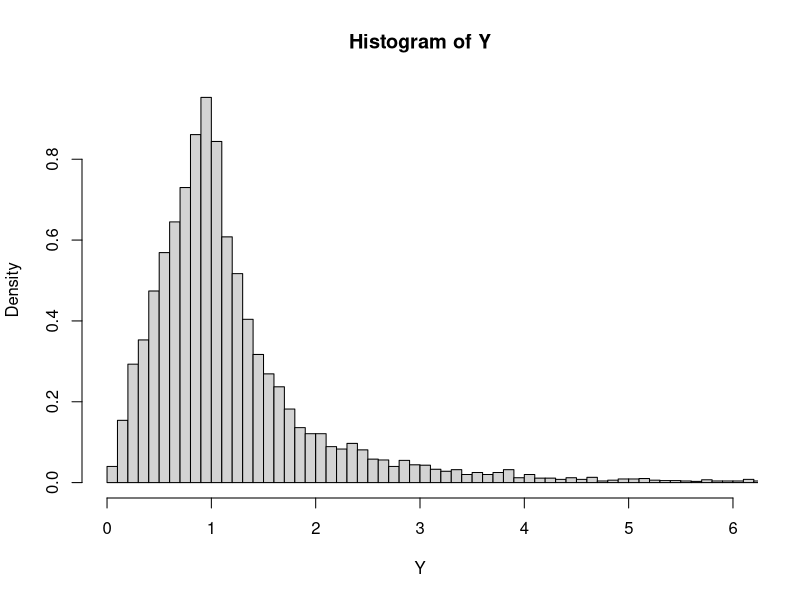
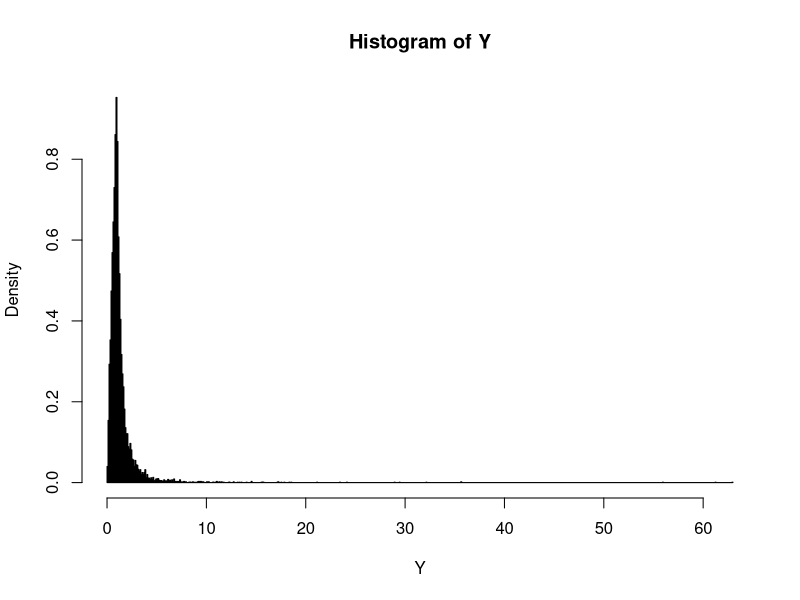

R code for these plots, in order:
n = 10000
U<-runif(n)
Y<-rep(NA,n)
Y[U<0.5]<-sqrt(2*U)[U<0.5]
Y[U>0.5]<-(1/sqrt(2-2*U))[U>0.5]
summary(Y)
hist(Y,breaks=700,prob=TRUE, xlim = c(0,6))
hist(Y,breaks=700,prob=TRUE)

U<-runif(10000) 
Y<-rep(NA,10000) 
Y[U<0.5]<-sqrt(2*U[U<0.5]) 
Y[U>0.5]<-1/(sqrt(2*(U-1)))[U>0.5]

mean(Y)
var(Y)


